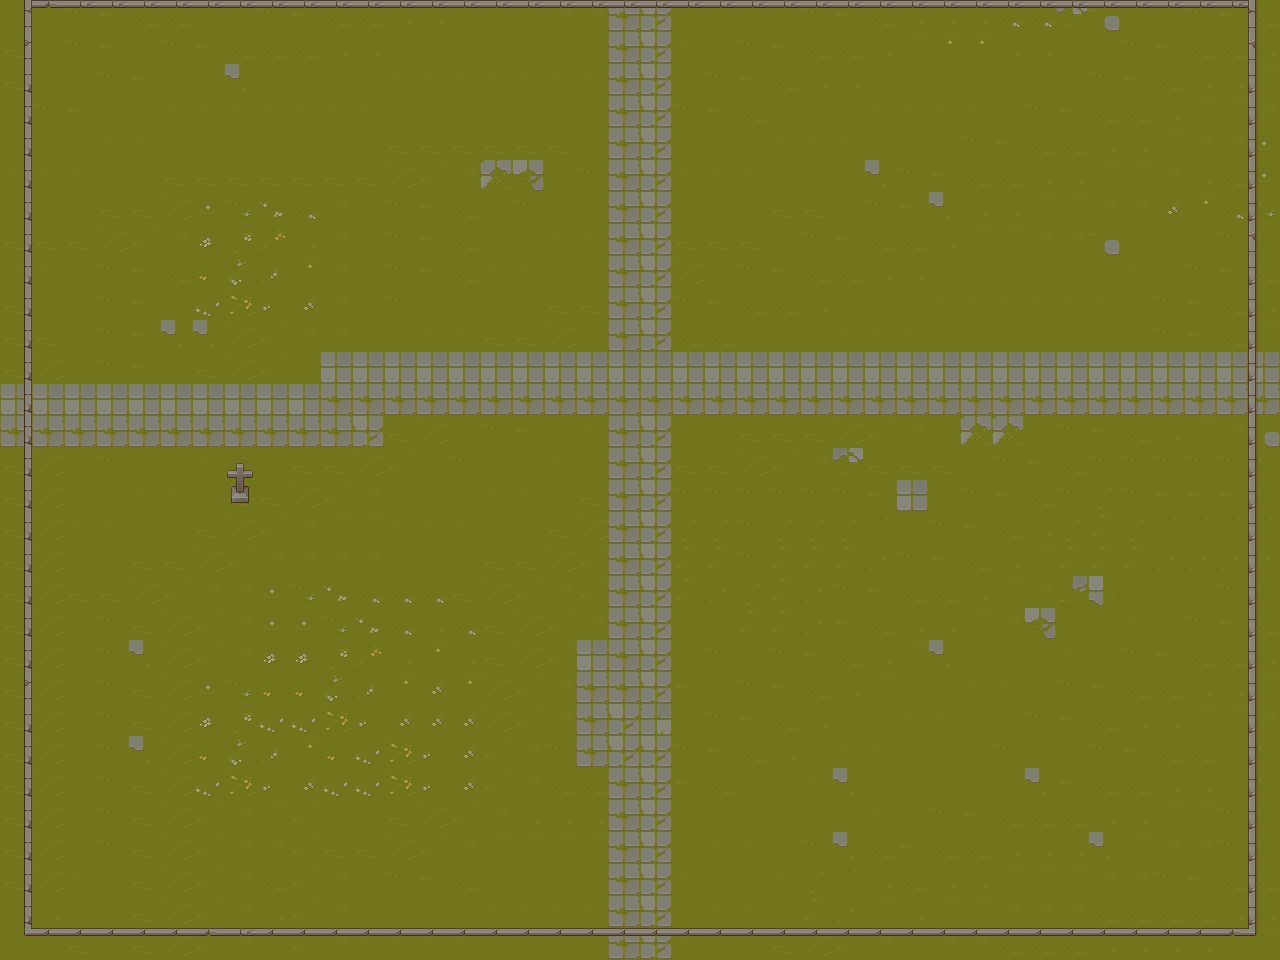

Tiled map render using the project's own tile images. Description and the map definition, with tile-layer contents summarised, below:
An orthogonal 40x30 tile map with 32x32 px tiles, 2 tile layers (floor, walls), 6 tilesets and 5 objects.

<map version="1.9" tiledversion="1.9.2" orientation="orthogonal" renderorder="right-down" width="40" height="30" tilewidth="32" tileheight="32" infinite="0" nextlayerid="5" nextobjectid="7">
 <tileset firstgid="1" name="TX Tileset Grass" tilewidth="32" tileheight="32" tilecount="64" columns="8">
  <image source="../templates/outside/TX Tileset Grass.png" width="256" height="256" />
 </tileset>
 <tileset firstgid="65" name="TX Tileset Wall" tilewidth="32" tileheight="32" tilecount="256" columns="16">
  <image source="../templates/outside/TX Tileset Wall.png" width="512" height="512" />
 </tileset>
 <tileset firstgid="321" name="TX Tileset Stone Ground" tilewidth="32" tileheight="32" tilecount="64" columns="8">
  <image source="../templates/outside/TX Tileset Stone Ground.png" width="256" height="256" />
 </tileset>
 <tileset firstgid="385" name="TX Struct" tilewidth="32" tileheight="32" tilecount="256" columns="16">
  <image source="../templates/outside/TX Struct.png" width="512" height="512" />
 </tileset>
 <tileset firstgid="641" name="sci" tilewidth="32" tileheight="32" tilecount="64" columns="8">
  <image source="../templates/sci/SCi-fi assets planet one.png" width="256" height="256" />
 </tileset>
 <tileset firstgid="705" name="TX Props" tilewidth="32" tileheight="32" tilecount="256" columns="16">
  <image source="../templates/outside/TX Props.png" width="512" height="512" />
  <tile id="62">
   <properties>
    <property name="shop_item" type="bool" value="true" />
   </properties>
  </tile>
  <tile id="151">
   <properties>
    <property name="shop" type="bool" value="true" />
   </properties>
  </tile>
  <tile id="167">
   <properties>
    <property name="shop" type="bool" value="true" />
   </properties>
  </tile>
 </tileset>
 <layer id="1" name="floor" width="40" height="30">
  <data>[1200 cells, 1200 non-empty, 43 distinct tile ids]</data>
 </layer>
 <layer id="2" name="walls" width="40" height="30">
  <data>[1200 cells, 138 non-empty, 13 distinct tile ids]</data>
 </layer>
 <objectgroup id="3" name="shops">
  <object id="1" x="240" y="480">
   <point />
  </object>
 </objectgroup>
 <objectgroup id="4" name="enemy_spawnpoints">
  <object id="3" x="64" y="64">
   <point />
  </object>
  <object id="4" x="1216" y="64">
   <point />
  </object>
  <object id="5" x="1216" y="896">
   <point />
  </object>
  <object id="6" x="64" y="896">
   <point />
  </object>
 </objectgroup>
</map>
